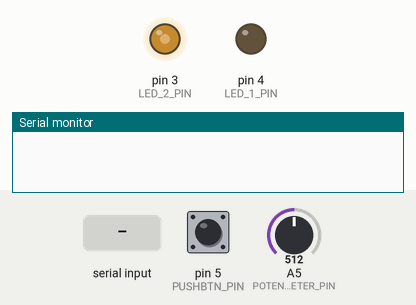
Simulated run of this sketch. Board: Arduino Uno, built with avr-gcc and run on an emulated ATmega328P. On the bench: output pins drawn as LEDs (lit = HIGH), the last lines printed to the serial monitor. Dashed ring = blinking. The test bench sets the inputs (shaded band); at power-on: A5 (POTENTIOMETER_PIN) = 512, pin 5 (PUSHBTN_PIN) LOW.

Above: at 1.2 s.
1.3 s: A5 (POTENTIOMETER_PIN) set to 716
At 1.9 s:
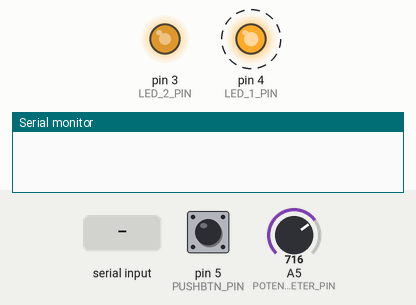
4.3 s: A5 (POTENTIOMETER_PIN) set to 900
At 4.4 s:
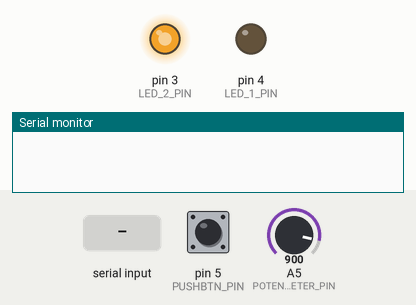
7.3 s: "90,45\n" received over Serial
10.3 s: A5 (POTENTIOMETER_PIN) set to 122
At 10.56 s:
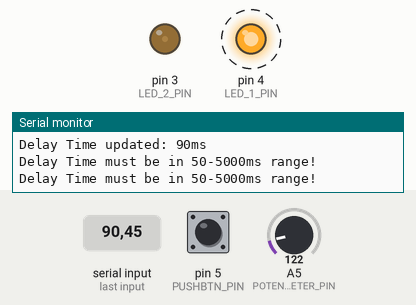
13.3 s: A5 (POTENTIOMETER_PIN) set to 0
At 13.61 s:
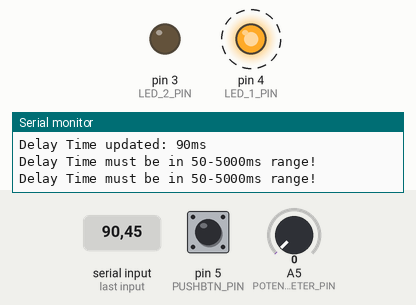
Timing chart, 0 to 17.3 s (numbered marks = the images above; inputs shaded):
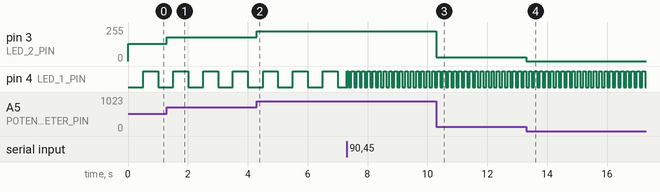

The sketch:

07-ThreeTasksAsync.ino
```cpp
/**
 * The program allow the user to blink 3 LEDs using:
 *  - Serial Communication: the user can decide the bliking rate (in ms) of the first using the Serial Monitor;
 *  - Potentiometer: the user can manipulate the brightness of the second led;
 *  - Push Button: the user can turn on the third led.
 *
 * TIP: all these actions can be done in asynchronous mode!
 */

#define LED_1_PIN 4
#define LED_2_PIN 3
#define LED_3_PIN 2
#define POTENTIOMETER_PIN A5
#define PUSHBTN_PIN 5

unsigned delay_rate = 500; // [ms]
unsigned long prev_t = millis();
unsigned long curr_t = 0;
unsigned user_choice = 0;

void setup() {
  // configure serial communication
  Serial.begin(115200);
  Serial.setTimeout(10); // reading wait time [ms]

  // configure leds
  pinMode(LED_1_PIN, OUTPUT);
  digitalWrite(LED_1_PIN, LOW);
  pinMode(LED_2_PIN, OUTPUT);
  analogWrite(LED_2_PIN, 0);
}

void loop() {
  curr_t = millis();

  // led 1 behaviour
  blink_led_1();

  // led 2 behaviour
  fade_led_2();

  // led 3 behaviour
  activate_led_3();

  delayMicroseconds(10000); // 10ms - some dalay to moderate the velocty of the board
}

/**
 * The function update the Led1's refresh rate using the user input in Serial Monitor.
 */
void blink_led_1() {
  // get user input
  if (Serial.available() > 0) {
    user_choice = Serial.parseInt();
    if (user_choice >= 50 and user_choice <= 5000) {
      delay_rate = unsigned(user_choice);
      Serial.println("Delay Time updated: " + String(delay_rate) + "ms");
    } else {
      Serial.println("Delay Time must be in 50-5000ms range!");
    }
  }

  // check and change led1's status
  if ((curr_t - prev_t) > delay_rate) {
    digitalRead(LED_1_PIN) ? digitalWrite(LED_1_PIN, LOW) : digitalWrite(LED_1_PIN, HIGH);
    prev_t += delay_rate;
  }
}

/**
 * The function
 */
void fade_led_2() {
  // transfor potentiometer's values to LED range values
  analogWrite(LED_2_PIN, int(analogRead(POTENTIOMETER_PIN) * 0.25));  // 100 to 0% of 5v
}

void activate_led_3() {
  digitalRead(PUSHBTN_PIN) ? digitalWrite(LED_3_PIN, HIGH) : digitalWrite(LED_3_PIN, LOW);
}
```

Measured:
- after the input at 1.3 s, pin 3 (LED_2_PIN): 128/255 → 179/255 at once
- after the input at 4.3 s, pin 3 (LED_2_PIN): 179/255 → 225/255 at once
- after the input at 10.3 s, pin 3 (LED_2_PIN): 225/255 → 30/255 at once
- after the input at 13.3 s, pin 3 (LED_2_PIN): 30/255 → 0/255 at once
- by itself, pin 4 (LED_1_PIN): alternates HIGH for 0.09 s and LOW for 0.09 s
